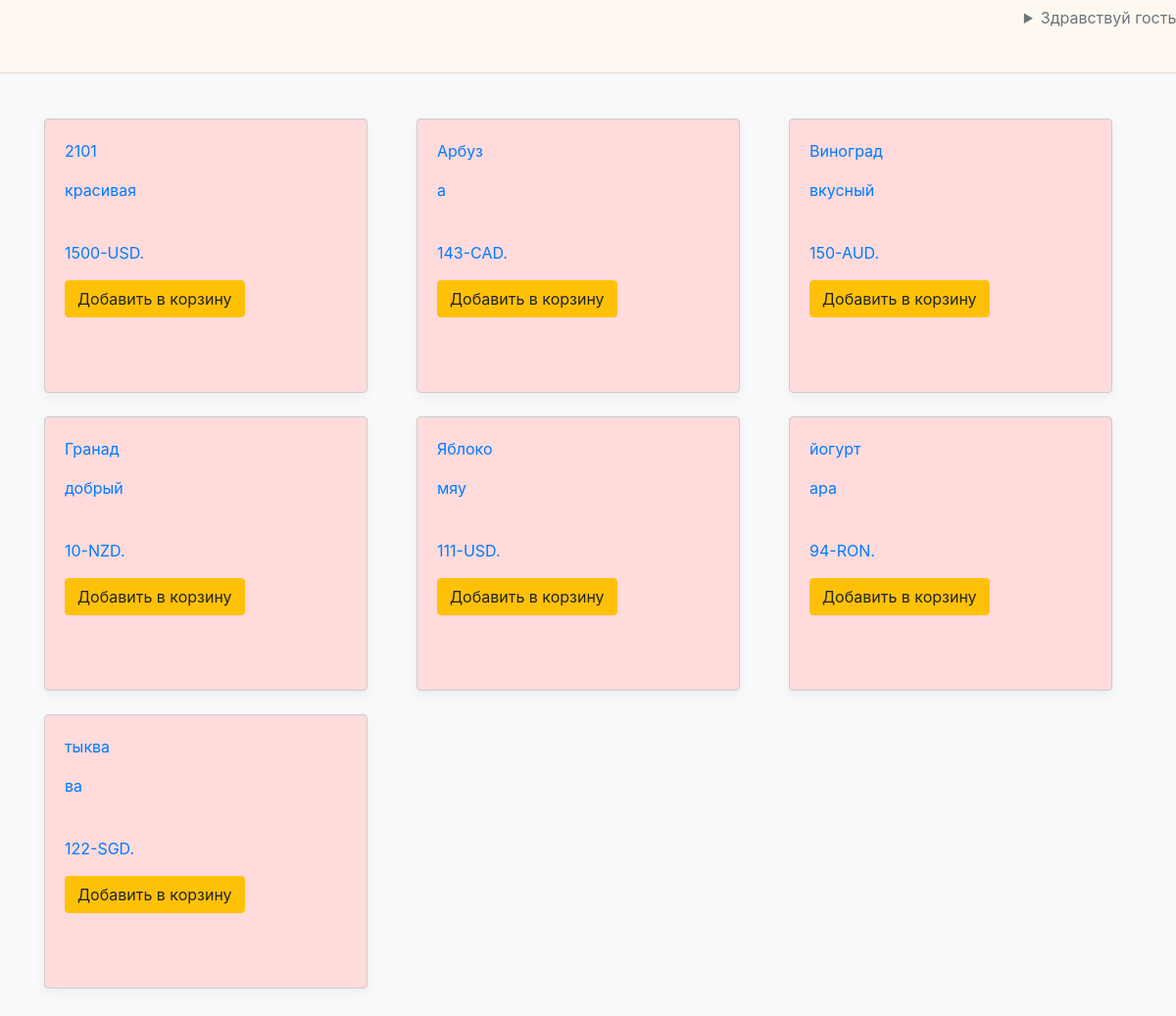
The page / on the database its author committed.
### main/models.py (models this page shows, shortened)
class Item(models.Model):
    name = models.CharField(max_length=50, verbose_name='Название')
    description = models.TextField(verbose_name='Описание')
    price = models.IntegerField(verbose_name='Цена')
    currency = models.CharField(max_length=50, verbose_name='Валюта', choices=PAYMENT_METHOD_CHOICES)
    class Meta:
        verbose_name = 'элемент'
        verbose_name_plural = 'элементы'
        ordering = ('name',)

### main/views.py (the view)
# urls.py: path('', views.MainListView.as_view(), name='main'),
class MainListView(ListView):
    model = Item
    template_name = 'main/main.html'

### main/templates/main/main.html (shortened to what this page needs)
{% extends 'main/base.html' %}
{% block content %}
{% for object in object_list %}
<a href="/item/{{ object.pk }}/">
  <div class="col-md-4">
    <div class="card mb-4 box-shadow card-box">
      <div class="card-body">
        <p>{{ object.name }}</p>
        <p>{{ object.description }}</p>
        <br>
        <p>{{ object.price }}-{{ object.currency }}.</p>
        <a class="btn btn-warning" href="/add-to-cart/{{ object.pk }}/">Добавить в корзину</a>
      </div>
    </div>
  </div>
</a>
{% endfor %}
{% endblock %}

### main/templates/main/base.html (shortened to what this page needs)
{% load static %}
<!doctype html>
<html lang="en">
  <head>
    <link href="{% static 'css/bootstrap.min.css' %}" rel="stylesheet">
    <link href="{% static 'css/album.css' %}" rel="stylesheet">
  </head>
  <body>
    <header style="position: fixed; width: 100%; background-color: #f8f9fa; z-index: 1000;">
      <div class="header col-md-48 card" style="position: fixed; width: 1757px; position: absolute; top:-27px; right: -10.9px;">
        <div class="container col-md-12 ">
          <div class="row menu_color">
            <div class="col-sm-8 col-md-7 py-4">
              <a href="/"><h5>iNtROY</h5></a>
            </div>
            <div class="col-sm-4 offset-md-1">
              <ul class="list-unstyled" style="width: 700px; display: block; position: absolute; right: -535px; top:22px; margin: auto;">
                {% if user.is_authenticated %}
                  <li>
                    {% if user.first_name %}
                      <details><summary class="text-muted lowercase-text">{{ user.first_name }}</summary>
                    {% else %}
                      <details><summary class="text-muted lowercase-text">Укажите имя</summary>
                    {% endif %}
                      <li><a class="text-muted right-align" href="http://127.0.0.1:8000/">Главная страница</a></li>
                      <li><a class="text-muted right-align" href="http://127.0.0.1:8000/baskets/">Моя корзина</a></li>
                      <a class="text-muted" href="http://127.0.0.1:8000/users/profile/">Настройки профиля</a><br><form id="logout-form" method="post" action="http://127.0.0.1:8000/users/logout/" style="display: none;">
                        {% csrf_token %}
                        <button type="submit">Выйти</button>
                        </form>
                        <a id="logout-link" class="text-muted" href="#">Выйти</a>
                        <script>
                        document.getElementById('logout-link').addEventListener('click', function(event){
                        event.preventDefault(); // Отменяем стандартное поведение ссылки
                        document.getElementById('logout-form').submit(); // Отправляем форму
                        });
                        </script>
                    </details>
                  </li>
                {% else %}
                  <li>
                    <details><summary class="text-muted">Здравствуй гость</summary>
                      <a  class="text-muted" href="http://127.0.0.1:8000/users/login/">Войти</a> <br> <a class="text-muted" href="http://127.0.0.1:8000/users/register">Зарегистрироватся</a>
                    </details>
                  </li>
                {% endif %}
              </ul>
            </div>
          </div>
        </div>
      </div>
    </header>
    <main role="main">
      <div class="album py-5 bg-light">
        <div class="container">
          <div class="row">
            {% block content %}
            {% endblock %}
          </div>
        </div>
      </div>
    </main>
  </body>
</html>

### static/css/album.css (style rules this page uses)
:root { --jumbotron-padding-y: 3rem; }
.box-shadow { box-shadow: 0 .25rem .75rem rgba(0, 0, 0, .05); }

### main/templates/main/base.html (style rules this page uses)
.menu_color { background-color: rgb(255, 248, 240); }
.header { background-color: rgb(255, 248, 240); color: #000000; padding: 10px 0; z-index: 1000; }

### main/templates/main/main.html (style rules this page uses)
.card-box { height: 280px; width: 330px; display: block; background-color: #ffdbdb; border: 1px solid #ccc; transition: transform 0.1s ease-in-out; }

### rows shown on the page
Item: name "2101", description "красивая", price "1500", currency "USD"
Item: name "Арбуз", description "а", price "143", currency "CAD"
Item: name "Виноград", description "вкусный", price "150", currency "AUD"
Item: name "Гранад", description "добрый", price "10", currency "NZD"
Item: name "Яблоко", description "мяу", price "111", currency "USD"
Item: name "йогурт", description "ара", price "94", currency "RON"
Item: name "тыква", description "ва", price "122", currency "SGD"
